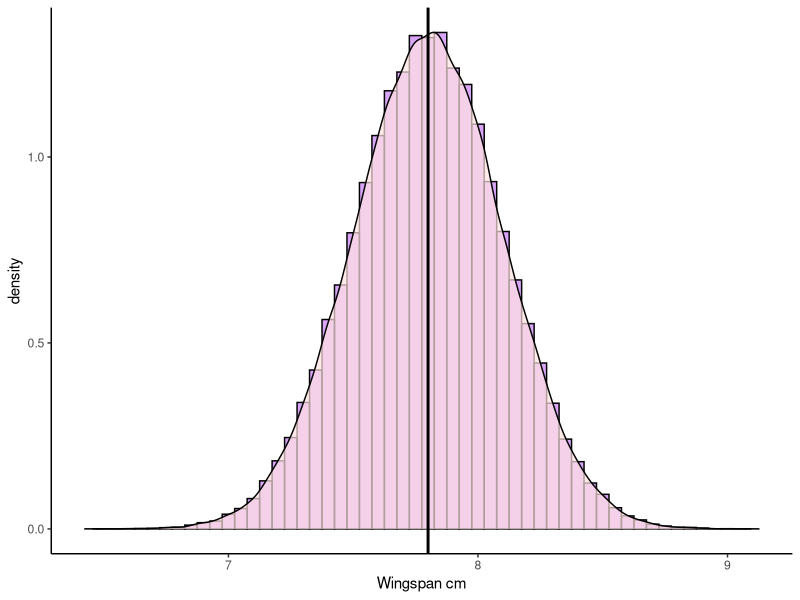
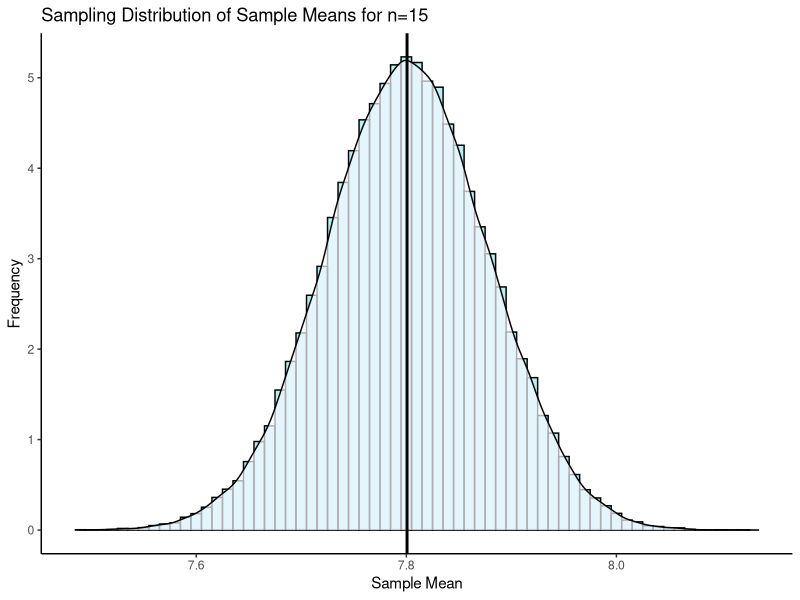

Reproduce these figures in R, in order.
## ---- chunk 1
x <- rnorm(100000, mean = 7.8, sd = 0.3)
library(tidyverse)
p1 <- ggplot(data.frame(vals=x),aes(vals))+
  geom_histogram(aes(y = ..density..), color = "black", fill = "purple", alpha=.4, binwidth = 0.05) + 
  geom_density(alpha = 0.7, fill = "mistyrose") + 
  theme_classic() +
  xlab("Wingspan cm")+
  geom_vline(xintercept = 7.8, color='black',lwd=1)
p1
## ---- chunk 2
set.seed(1)
samp1 <- sample(x, size = 15, replace = T)
samp1
mean(samp1)
## ---- chunk 3

samp2 <- sample(x, size = 15, replace = T)
samp2
mean(samp2)
## ---- chunk 4
#get sample means for sampling distribution
results<-vector('list',100000)
for(i in 1:100000){
results[[i]]  <- mean(sample(x, 15, replace = T))  
}

res <- unlist(results)

p2 <- ggplot(data.frame(res), aes(x = res)) + 
  geom_histogram(aes(y = ..density..), color = "black", fill = "#4adbe0", alpha=.4, binwidth = 0.01) + 
  geom_density(alpha = 0.7, fill = "ghostwhite") + 
  theme_classic() +
  xlab("Sample Mean") +
  ylab("Frequency") +
  ggtitle("Sampling Distribution of Sample Means for n=15") +
  geom_vline(xintercept = mean(res), lwd=1)

p2
## ---- chunk 5
0.3 / sqrt(15)
## ---- chunk 6
qnorm(c(0.025, 0.975)) # get the values of z that are the boundaries of 2.5% to the left, and 97.5% to the left.
## ---- chunk 7
7.8 +  (1.96 * 0.077)

7.8 -  (1.96 * 0.077)
## ---- chunk 8
samp1
mean(samp1)
## ---- chunk 9
x_bar <- mean(samp1)  # sample mean = 7.72
x_bar

n <- length(samp1)  # sample size =  n = 15
n

sigma <- 0.3  # the pop SD given in the example

sem <- sigma/sqrt(n) # standard error of the mean (SD of sampling distribution)
sem

z <- 1.96  # the value of 'z' we need to get the middle 95% of the distribution
## ---- chunk 10
# margin of error
z * sem

# upper bound of confidence interval
x_bar + (z * sem)


# lower bound of confidence interval
x_bar - (z * sem)

## ---- chunk 11
mean(samp2)
## ---- chunk 12
# upper bound of confidence interval
7.95 + (z * sem)


# lower bound of confidence interval
7.95 - (z * sem)

## ---- chunk 13

qnorm(.9)# for 80% CI

qnorm(.95)# for 90% CI

qnorm(.975)# for 95% CI

qnorm(.995)# for 99% CI

## ---- chunk 14
#margin of error
1.281552 * sem

# upper bound of confidence interval
x_bar + (1.281552 * sem)


# lower bound of confidence interval
x_bar - (1.281552 * sem)

## ---- chunk 15
samp1
sd(samp1)

## ---- chunk 16
qt(p = 0.975, df = 14)
## ---- chunk 17

#standard error
sem1 <- sd(samp1)/sqrt(15)
sem1

# upper bound of confidence interval
7.72 + (2.144787 * sem1)


# lower bound of confidence interval
7.72 - (2.144787 * sem1)


## ---- chunk 18
#standard error
sem2 <- sd(samp2)/sqrt(15)
sem2

# upper bound of confidence interval
7.95 + (2.144787 * sem2)


# lower bound of confidence interval
7.95 - (2.144787 * sem2)
## ---- chunk 19
1.96 * (10/sqrt(10))


1.96 * (10/sqrt(30))

## ---- chunk 20
qt(.975, df = 9)
qt(.975, df = 19)
qt(.975, df = 29)
## ---- chunk 21
qt(0.90, df=24)

## ---- chunk 22
15.52 + (1.32 * (3.3 / sqrt(25)))
15.52 - (1.32 * (3.3 / sqrt(25)))

## ---- chunk 23
# 99% CI, n = 20
qt(.995, df = 19)


# 90% CI, n = 12
qt(.95, df = 11)


# 99.9% CI, n = 35
qt(.9995, df = 34)

